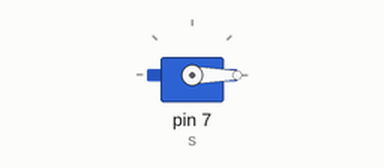
Recording of a sketch running on a simulated Arduino Uno, built with avr-gcc and run on an emulated ATmega328P. Parts: servo.

Above: at 0.05 s.
At 3.0 s:
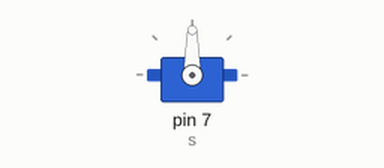
At 4.0 s:
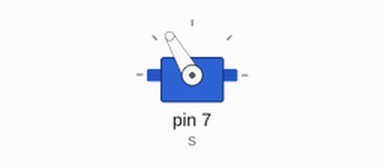
At 6.0 s:
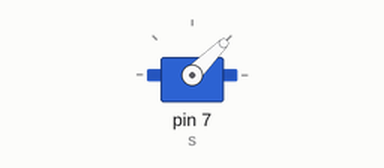
Timing chart, 0 to 7.8 s (numbered marks = the images above):
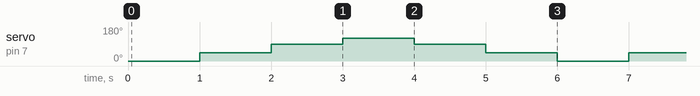

The sketch:

sketch_may23a.ino
```cpp
#include <Servo.h>
Servo s=Servo();
void setup() {
  // put your setup code here, to run once:
s.attach(7);
}

void loop() {
  // put your main code here, to run repeatedly:
s.write(0);
delay(1000);
s.write(45);
delay(1000);
s.write(90);
delay(1000);
s.write(120);
delay(1000);
s.write(90);
delay(1000);
s.write(45);
delay(1000);

}
```

Measured:
- by itself, servo on pin 7 (s): repeats every 6.0 s: 90° 1.0 s, 120° 1.0 s, 90° 1.0 s, 45° 1.0 s, 0° 1.0 s, 45° 1.0 s
